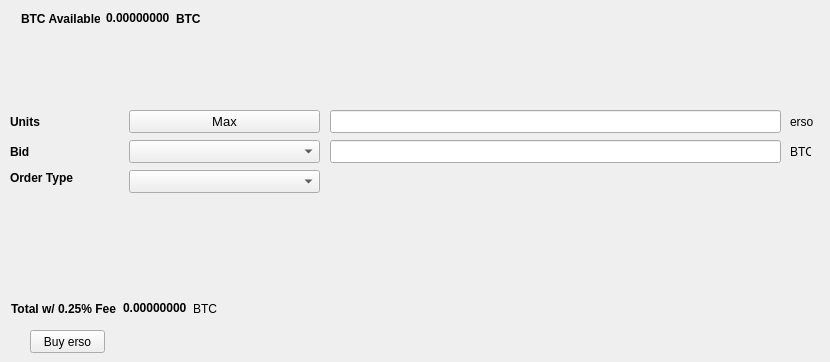
   <widget class="QWidget" name="BuyTab">
    <attribute name="title">
     <string>Buy</string>
    </attribute>
    <widget class="QPushButton" name="Buyerso">
     <property name="geometry">
      <rect>
       <x>30</x>
       <y>330</y>
       <width>75</width>
       <height>23</height>
      </rect>
     </property>
     <property name="text">
      <string>Buy erso</string>
     </property>
    </widget>
    <widget class="QLabel" name="label_3">
     <property name="geometry">
      <rect>
       <x>10</x>
       <y>110</y>
       <width>46</width>
       <height>23</height>
      </rect>
     </property>
     <property name="font">
      <font>
       <weight>75</weight>
       <bold>true</bold>
      </font>
     </property>
     <property name="text">
      <string>Units</string>
     </property>
    </widget>
    <widget class="QLineEdit" name="UnitsInput">
     <property name="geometry">
      <rect>
       <x>330</x>
       <y>110</y>
       <width>451</width>
       <height>23</height>
      </rect>
     </property>
     <property name="font">
      <font>
       <pointsize>9</pointsize>
       <weight>75</weight>
       <bold>true</bold>
      </font>
     </property>
    </widget>
    <widget class="QLineEdit" name="BuyBidPriceEdit">
     <property name="geometry">
      <rect>
       <x>330</x>
       <y>140</y>
       <width>451</width>
       <height>23</height>
      </rect>
     </property>
     <property name="font">
      <font>
       <pointsize>9</pointsize>
       <weight>75</weight>
       <bold>true</bold>
      </font>
     </property>
    </widget>
    <widget class="QLabel" name="label_4">
     <property name="geometry">
      <rect>
       <x>790</x>
       <y>110</y>
       <width>31</width>
       <height>23</height>
      </rect>
     </property>
     <property name="text">
      <string>erso</string>
     </property>
    </widget>
    <widget class="QLabel" name="label_5">
     <property name="geometry">
      <rect>
       <x>790</x>
       <y>140</y>
       <width>21</width>
       <height>23</height>
      </rect>
     </property>
     <property name="text">
      <string>BTC</string>
     </property>
    </widget>
    <widget class="QLabel" name="label_6">
     <property name="geometry">
      <rect>
       <x>10</x>
       <y>140</y>
       <width>46</width>
       <height>23</height>
      </rect>
     </property>
     <property name="font">
      <font>
       <weight>75</weight>
       <bold>true</bold>
      </font>
     </property>
     <property name="text">
      <string>Bid</string>
     </property>
    </widget>
    <widget class="QLabel" name="label_7">
     <property name="geometry">
      <rect>
       <x>10</x>
       <y>170</y>
       <width>71</width>
       <height>16</height>
      </rect>
     </property>
     <property name="font">
      <font>
       <weight>75</weight>
       <bold>true</bold>
      </font>
     </property>
     <property name="text">
      <string>Order Type</string>
     </property>
    </widget>
    <widget class="QPushButton" name="Buy_Max_Amount">
     <property name="geometry">
      <rect>
       <x>129</x>
       <y>110</y>
       <width>191</width>
       <height>23</height>
      </rect>
     </property>
     <property name="font">
      <font>
       <pointsize>10</pointsize>
      </font>
     </property>
     <property name="text">
      <string>Max</string>
     </property>
    </widget>
    <widget class="QComboBox" name="BuyBidcomboBox">
     <property name="geometry">
      <rect>
       <x>129</x>
       <y>140</y>
       <width>191</width>
       <height>23</height>
      </rect>
     </property>
     <property name="font">
      <font>
       <pointsize>10</pointsize>
      </font>
     </property>
    </widget>
    <widget class="QComboBox" name="buyOrdertypeCombo">
     <property name="geometry">
      <rect>
       <x>129</x>
       <y>170</y>
       <width>191</width>
       <height>23</height>
      </rect>
     </property>
     <property name="font">
      <font>
       <pointsize>10</pointsize>
      </font>
     </property>
    </widget>
    <widget class="QWidget" name="layoutWidget">
     <property name="geometry">
      <rect>
       <x>21</x>
       <y>11</y>
       <width>180</width>
       <height>15</height>
      </rect>
     </property>
     <layout class="QHBoxLayout" name="horizontalLayout_3">
      <item>
       <widget class="QLabel" name="label232">
        <property name="font">
         <font>
          <weight>75</weight>
          <bold>true</bold>
         </font>
        </property>
        <property name="text">
         <string>BTC Available:</string>
        </property>
       </widget>
      </item>
      <item>
       <widget class="QLabel" name="BtcAvailableLbl">
        <property name="palette">
         <palette>
          <active>
           <colorrole role="WindowText">
            <brush brushstyle="SolidPattern">
             <color alpha="255">
              <red>0</red>
              <green>0</green>
              <blue>0</blue>
             </color>
            </brush>
           </colorrole>
           <colorrole role="Button">
            <brush brushstyle="SolidPattern">
             <color alpha="255">
              <red>0</red>
              <green>170</green>
              <blue>0</blue>
             </color>
            </brush>
           </colorrole>
           <colorrole role="Light">
            <brush brushstyle="SolidPattern">
             <color alpha="255">
              <red>0</red>
              <green>255</green>
              <blue>0</blue>
             </color>
            </brush>
           </colorrole>
           <colorrole role="Midlight">
            <brush brushstyle="SolidPattern">
             <color alpha="255">
              <red>0</red>
              <green>212</green>
              <blue>0</blue>
             </color>
            </brush>
           </colorrole>
           <colorrole role="Dark">
            <brush brushstyle="SolidPattern">
             <color alpha="255">
              <red>0</red>
              <green>85</green>
              <blue>0</blue>
             </color>
            </brush>
           </colorrole>
           <colorrole role="Mid">
            <brush brushstyle="SolidPattern">
             <color alpha="255">
              <red>0</red>
              <green>113</green>
              <blue>0</blue>
             </color>
            </brush>
           </colorrole>
           <colorrole role="Text">
            <brush brushstyle="SolidPattern">
             <color alpha="255">
              <red>0</red>
              <green>170</green>
              <blue>0</blue>
             </color>
            </brush>
           </colorrole>
           <colorrole role="BrightText">
            <brush brushstyle="SolidPattern">
             <color alpha="255">
              <red>255</red>
              <green>255</green>
              <blue>255</blue>
             </color>
            </brush>
           </colorrole>
           <colorrole role="ButtonText">
            <brush brushstyle="SolidPattern">
             <color alpha="255">
              <red>0</red>
              <green>0</green>
              <blue>0</blue>
             </color>
            </brush>
           </colorrole>
           <colorrole role="Base">
            <brush brushstyle="SolidPattern">
             <color alpha="255">
              <red>255</red>
              <green>255</green>
              <blue>255</blue>
             </color>
            </brush>
           </colorrole>
           <colorrole role="Window">
            <brush brushstyle="SolidPattern">
             <color alpha="255">
              <red>0</red>
              <green>170</green>
              <blue>0</blue>
             </color>
            </brush>
           </colorrole>
           <colorrole role="Shadow">
            <brush brushstyle="SolidPattern">
             <color alpha="255">
              <red>0</red>
              <green>0</green>
              <blue>0</blue>
             </color>
            </brush>
           </colorrole>
           <colorrole role="AlternateBase">
            <brush brushstyle="SolidPattern">
             <color alpha="255">
              <red>127</red>
              <green>212</green>
              <blue>127</blue>
             </color>
            </brush>
           </colorrole>
           <colorrole role="ToolTipBase">
            <brush brushstyle="SolidPattern">
             <color alpha="255">
              <red>255</red>
              <green>255</green>
              <blue>220</blue>
             </color>
            </brush>
           </colorrole>
           <colorrole role="ToolTipText">
            <brush brushstyle="SolidPattern">
             <color alpha="255">
              <red>0</red>
              <green>0</green>
              <blue>0</blue>
             </color>
            </brush>
           </colorrole>
          </active>
          <inactive>
           <colorrole role="WindowText">
            <brush brushstyle="SolidPattern">
             <color alpha="255">
              <red>0</red>
              <green>0</green>
              <blue>0</blue>
             </color>
            </brush>
           </colorrole>
           <colorrole role="Button">
            <brush brushstyle="SolidPattern">
             <color alpha="255">
              <red>0</red>
              <green>170</green>
              <blue>0</blue>
             </color>
            </brush>
           </colorrole>
           <colorrole role="Light">
            <brush brushstyle="SolidPattern">
             <color alpha="255">
              <red>0</red>
              <green>255</green>
              <blue>0</blue>
             </color>
            </brush>
           </colorrole>
           <colorrole role="Midlight">
            <brush brushstyle="SolidPattern">
             <color alpha="255">
              <red>0</red>
              <green>212</green>
              <blue>0</blue>
             </color>
            </brush>
           </colorrole>
           <colorrole role="Dark">
            <brush brushstyle="SolidPattern">
             <color alpha="255">
              <red>0</red>
              <green>85</green>
              <blue>0</blue>
             </color>
            </brush>
           </colorrole>
           <colorrole role="Mid">
            <brush brushstyle="SolidPattern">
             <color alpha="255">
              <red>0</red>
              <green>113</green>
              <blue>0</blue>
             </color>
            </brush>
           </colorrole>
           <colorrole role="Text">
            <brush brushstyle="SolidPattern">
             <color alpha="255">
              <red>0</red>
              <green>170</green>
              <blue>0</blue>
             </color>
            </brush>
           </colorrole>
           <colorrole role="BrightText">
            <brush brushstyle="SolidPattern">
             <color alpha="255">
              <red>255</red>
              <green>255</green>
              <blue>255</blue>
             </color>
            </brush>
           </colorrole>
           <colorrole role="ButtonText">
            <brush brushstyle="SolidPattern">
             <color alpha="255">
              <red>0</red>
              <green>0</green>
              <blue>0</blue>
             </color>
            </brush>
           </colorrole>
           <colorrole role="Base">
            <brush brushstyle="SolidPattern">
             <color alpha="255">
              <red>255</red>
              <green>255</green>
              <blue>255</blue>
             </color>
            </brush>
           </colorrole>
           <colorrole role="Window">
            <brush brushstyle="SolidPattern">
             <color alpha="255">
              <red>0</red>
              <green>170</green>
              <blue>0</blue>
             </color>
            </brush>
           </colorrole>
           <colorrole role="Shadow">
            <brush brushstyle="SolidPattern">
             <color alpha="255">
              <red>0</red>
              <green>0</green>
              <blue>0</blue>
             </color>
            </brush>
           </colorrole>
           <colorrole role="AlternateBase">
            <brush brushstyle="SolidPattern">
             <color alpha="255">
              <red>127</red>
              <green>212</green>
              <blue>127</blue>
             </color>
            </brush>
           </colorrole>
           <colorrole role="ToolTipBase">
            <brush brushstyle="SolidPattern">
             <color alpha="255">
              <red>255</red>
              <green>255</green>
              <blue>220</blue>
             </color>
            </brush>
           </colorrole>
           <colorrole role="ToolTipText">
            <brush brushstyle="SolidPattern">
             <color alpha="255">
              <red>0</red>
              <green>0</green>
              <blue>0</blue>
             </color>
            </brush>
           </colorrole>
          </inactive>
          <disabled>
           <colorrole role="WindowText">
            <brush brushstyle="SolidPattern">
             <color alpha="255">
              <red>0</red>
              <green>85</green>
              <blue>0</blue>
             </color>
            </brush>
           </colorrole>
           <colorrole role="Button">
            <brush brushstyle="SolidPattern">
             <color alpha="255">
              <red>0</red>
              <green>170</green>
              <blue>0</blue>
             </color>
            </brush>
           </colorrole>
           <colorrole role="Light">
            <brush brushstyle="SolidPattern">
             <color alpha="255">
              <red>0</red>
              <green>255</green>
              <blue>0</blue>
             </color>
            </brush>
           </colorrole>
           <colorrole role="Midlight">
            <brush brushstyle="SolidPattern">
             <color alpha="255">
              <red>0</red>
              <green>212</green>
              <blue>0</blue>
             </color>
            </brush>
           </colorrole>
           <colorrole role="Dark">
            <brush brushstyle="SolidPattern">
             <color alpha="255">
              <red>0</red>
              <green>85</green>
              <blue>0</blue>
             </color>
            </brush>
           </colorrole>
           <colorrole role="Mid">
            <brush brushstyle="SolidPattern">
             <color alpha="255">
              <red>0</red>
              <green>113</green>
              <blue>0</blue>
             </color>
            </brush>
           </colorrole>
           <colorrole role="Text">
            <brush brushstyle="SolidPattern">
             <color alpha="255">
              <red>0</red>
              <green>85</green>
              <blue>0</blue>
             </color>
            </brush>
           </colorrole>
           <colorrole role="BrightText">
            <brush brushstyle="SolidPattern">
             <color alpha="255">
              <red>255</red>
              <green>255</green>
              <blue>255</blue>
             </color>
            </brush>
           </colorrole>
           <colorrole role="ButtonText">
            <brush brushstyle="SolidPattern">
             <color alpha="255">
              <red>0</red>
              <green>85</green>
              <blue>0</blue>
             </color>
            </brush>
           </colorrole>
           <colorrole role="Base">
            <brush brushstyle="SolidPattern">
             <color alpha="255">
              <red>0</red>
              <green>170</green>
              <blue>0</blue>
             </color>
            </brush>
           </colorrole>
           <colorrole role="Window">
            <brush brushstyle="SolidPattern">
             <color alpha="255">
              <red>0</red>
              <green>170</green>
              <blue>0</blue>
             </color>
            </brush>
           </colorrole>
           <colorrole role="Shadow">
            <brush brushstyle="SolidPattern">
             <color alpha="255">
              <red>0</red>
              <green>0</green>
              <blue>0</blue>
             </color>
            </brush>
           </colorrole>
           <colorrole role="AlternateBase">
            <brush brushstyle="SolidPattern">
             <color alpha="255">
              <red>0</red>
              <green>170</green>
              <blue>0</blue>
             </color>
            </brush>
           </colorrole>
           <colorrole role="ToolTipBase">
            <brush brushstyle="SolidPattern">
             <color alpha="255">
              <red>255</red>
              <green>255</green>
              <blue>220</blue>
             </color>
            </brush>
           </colorrole>
           <colorrole role="ToolTipText">
            <brush brushstyle="SolidPattern">
             <color alpha="255">
              <red>0</red>
              <green>0</green>
              <blue>0</blue>
             </color>
            </brush>
           </colorrole>
          </disabled>
         </palette>
        </property>
        <property name="font">
         <font>
          <weight>75</weight>
          <bold>true</bold>
         </font>
        </property>
        <property name="text">
         <string>0.00000000</string>
        </property>
        <property name="textInteractionFlags">
         <set>Qt::LinksAccessibleByMouse|Qt::TextSelectableByKeyboard|Qt::TextSelectableByMouse</set>
        </property>
       </widget>
      </item>
      <item>
       <widget class="QLabel" name="BtcAvailableLbl_2">
        <property name="font">
         <font>
          <weight>75</weight>
          <bold>true</bold>
         </font>
        </property>
        <property name="text">
         <string>BTC</string>
        </property>
       </widget>
      </item>
     </layout>
    </widget>
    <widget class="QWidget" name="layoutWidget">
     <property name="geometry">
      <rect>
       <x>11</x>
       <y>301</y>
       <width>209</width>
       <height>15</height>
      </rect>
     </property>
     <layout class="QHBoxLayout" name="horizontalLayout_4">
      <item>
       <widget class="QLabel" name="label_9">
        <property name="font">
         <font>
          <weight>75</weight>
          <bold>true</bold>
         </font>
        </property>
        <property name="text">
         <string>Total w/ 0.25% Fee</string>
        </property>
       </widget>
      </item>
      <item>
       <widget class="QLabel" name="BuyCostLabel">
        <property name="palette">
         <palette>
          <active>
           <colorrole role="WindowText">
            <brush brushstyle="SolidPattern">
             <color alpha="255">
              <red>0</red>
              <green>0</green>
              <blue>0</blue>
             </color>
            </brush>
           </colorrole>
           <colorrole role="Button">
            <brush brushstyle="SolidPattern">
             <color alpha="255">
              <red>0</red>
              <green>170</green>
              <blue>0</blue>
             </color>
            </brush>
           </colorrole>
           <colorrole role="Light">
            <brush brushstyle="SolidPattern">
             <color alpha="255">
              <red>0</red>
              <green>255</green>
              <blue>0</blue>
             </color>
            </brush>
           </colorrole>
           <colorrole role="Midlight">
            <brush brushstyle="SolidPattern">
             <color alpha="255">
              <red>0</red>
              <green>212</green>
              <blue>0</blue>
             </color>
            </brush>
           </colorrole>
           <colorrole role="Dark">
            <brush brushstyle="SolidPattern">
             <color alpha="255">
              <red>0</red>
              <green>85</green>
              <blue>0</blue>
             </color>
            </brush>
           </colorrole>
           <colorrole role="Mid">
            <brush brushstyle="SolidPattern">
             <color alpha="255">
              <red>0</red>
              <green>113</green>
              <blue>0</blue>
             </color>
            </brush>
           </colorrole>
           <colorrole role="Text">
            <brush brushstyle="SolidPattern">
             <color alpha="255">
              <red>0</red>
              <green>170</green>
              <blue>0</blue>
             </color>
            </brush>
           </colorrole>
           <colorrole role="BrightText">
            <brush brushstyle="SolidPattern">
             <color alpha="255">
              <red>255</red>
              <green>255</green>
              <blue>255</blue>
             </color>
            </brush>
           </colorrole>
           <colorrole role="ButtonText">
            <brush brushstyle="SolidPattern">
             <color alpha="255">
              <red>0</red>
              <green>0</green>
              <blue>0</blue>
             </color>
            </brush>
           </colorrole>
           <colorrole role="Base">
            <brush brushstyle="SolidPattern">
             <color alpha="255">
              <red>255</red>
              <green>255</green>
              <blue>255</blue>
             </color>
            </brush>
           </colorrole>
           <colorrole role="Window">
            <brush brushstyle="SolidPattern">
             <color alpha="255">
              <red>0</red>
              <green>170</green>
              <blue>0</blue>
             </color>
            </brush>
           </colorrole>
           <colorrole role="Shadow">
            <brush brushstyle="SolidPattern">
             <color alpha="255">
              <red>0</red>
              <green>0</green>
              <blue>0</blue>
             </color>
            </brush>
           </colorrole>
           <colorrole role="AlternateBase">
            <brush brushstyle="SolidPattern">
             <color alpha="255">
              <red>127</red>
              <green>212</green>
              <blue>127</blue>
             </color>
            </brush>
           </colorrole>
           <colorrole role="ToolTipBase">
            <brush brushstyle="SolidPattern">
             <color alpha="255">
              <red>255</red>
              <green>255</green>
              <blue>220</blue>
             </color>
            </brush>
           </colorrole>
           <colorrole role="ToolTipText">
            <brush brushstyle="SolidPattern">
             <color alpha="255">
              <red>0</red>
              <green>0</green>
              <blue>0</blue>
             </color>
            </brush>
           </colorrole>
          </active>
          <inactive>
           <colorrole role="WindowText">
            <brush brushstyle="SolidPattern">
             <color alpha="255">
              <red>0</red>
              <green>0</green>
              <blue>0</blue>
             </color>
            </brush>
           </colorrole>
           <colorrole role="Button">
            <brush brushstyle="SolidPattern">
             <color alpha="255">
              <red>0</red>
              <green>170</green>
              <blue>0</blue>
             </color>
            </brush>
           </colorrole>
           <colorrole role="Light">
            <brush brushstyle="SolidPattern">
             <color alpha="255">
              <red>0</red>
              <green>255</green>
              <blue>0</blue>
             </color>
            </brush>
           </colorrole>
           <colorrole role="Midlight">
            <brush brushstyle="SolidPattern">
             <color alpha="255">
              <red>0</red>
              <green>212</green>
              <blue>0</blue>
             </color>
            </brush>
           </colorrole>
           <colorrole role="Dark">
            <brush brushstyle="SolidPattern">
             <color alpha="255">
              <red>0</red>
              <green>85</green>
              <blue>0</blue>
             </color>
            </brush>
           </colorrole>
           <colorrole role="Mid">
            <brush brushstyle="SolidPattern">
             <color alpha="255">
              <red>0</red>
              <green>113</green>
              <blue>0</blue>
             </color>
            </brush>
           </colorrole>
           <colorrole role="Text">
            <brush brushstyle="SolidPattern">
             <color alpha="255">
              <red>0</red>
              <green>170</green>
              <blue>0</blue>
             </color>
            </brush>
           </colorrole>
           <colorrole role="BrightText">
            <brush brushstyle="SolidPattern">
             <color alpha="255">
              <red>255</red>
              <green>255</green>
              <blue>255</blue>
             </color>
            </brush>
           </colorrole>
           <colorrole role="ButtonText">
            <brush brushstyle="SolidPattern">
             <color alpha="255">
              <red>0</red>
              <green>0</green>
              <blue>0</blue>
             </color>
            </brush>
           </colorrole>
           <colorrole role="Base">
            <brush brushstyle="SolidPattern">
             <color alpha="255">
              <red>255</red>
              <green>255</green>
              <blue>255</blue>
             </color>
            </brush>
           </colorrole>
           <colorrole role="Window">
            <brush brushstyle="SolidPattern">
             <color alpha="255">
              <red>0</red>
              <green>170</green>
              <blue>0</blue>
             </color>
            </brush>
           </colorrole>
           <colorrole role="Shadow">
            <brush brushstyle="SolidPattern">
             <color alpha="255">
              <red>0</red>
              <green>0</green>
              <blue>0</blue>
             </color>
            </brush>
           </colorrole>
           <colorrole role="AlternateBase">
            <brush brushstyle="SolidPattern">
             <color alpha="255">
              <red>127</red>
              <green>212</green>
              <blue>127</blue>
             </color>
            </brush>
           </colorrole>
           <colorrole role="ToolTipBase">
            <brush brushstyle="SolidPattern">
             <color alpha="255">
              <red>255</red>
              <green>255</green>
              <blue>220</blue>
             </color>
            </brush>
           </colorrole>
           <colorrole role="ToolTipText">
            <brush brushstyle="SolidPattern">
             <color alpha="255">
              <red>0</red>
              <green>0</green>
              <blue>0</blue>
             </color>
            </brush>
           </colorrole>
          </inactive>
          <disabled>
           <colorrole role="WindowText">
            <brush brushstyle="SolidPattern">
             <color alpha="255">
              <red>0</red>
              <green>85</green>
              <blue>0</blue>
             </color>
            </brush>
           </colorrole>
           <colorrole role="Button">
            <brush brushstyle="SolidPattern">
             <color alpha="255">
              <red>0</red>
              <green>170</green>
              <blue>0</blue>
             </color>
            </brush>
           </colorrole>
           <colorrole role="Light">
            <brush brushstyle="SolidPattern">
             <color alpha="255">
              <red>0</red>
              <green>255</green>
              <blue>0</blue>
             </color>
            </brush>
           </colorrole>
           <colorrole role="Midlight">
            <brush brushstyle="SolidPattern">
             <color alpha="255">
              <red>0</red>
              <green>212</green>
              <blue>0</blue>
             </color>
            </brush>
           </colorrole>
           <colorrole role="Dark">
            <brush brushstyle="SolidPattern">
             <color alpha="255">
              <red>0</red>
              <green>85</green>
              <blue>0</blue>
             </color>
            </brush>
           </colorrole>
           <colorrole role="Mid">
            <brush brushstyle="SolidPattern">
             <color alpha="255">
              <red>0</red>
              <green>113</green>
              <blue>0</blue>
             </color>
            </brush>
           </colorrole>
           <colorrole role="Text">
            <brush brushstyle="SolidPattern">
             <color alpha="255">
              <red>0</red>
              <green>85</green>
              <blue>0</blue>
             </color>
            </brush>
           </colorrole>
           <colorrole role="BrightText">
            <brush brushstyle="SolidPattern">
             <color alpha="255">
              <red>255</red>
              <green>255</green>
              <blue>255</blue>
             </color>
            </brush>
           </colorrole>
           <colorrole role="ButtonText">
            <brush brushstyle="SolidPattern">
             <color alpha="255">
              <red>0</red>
              <green>85</green>
              <blue>0</blue>
             </color>
            </brush>
           </colorrole>
           <colorrole role="Base">
            <brush brushstyle="SolidPattern">
             <color alpha="255">
              <red>0</red>
              <green>170</green>
              <blue>0</blue>
             </color>
            </brush>
           </colorrole>
           <colorrole role="Window">
            <brush brushstyle="SolidPattern">
             <color alpha="255">
              <red>0</red>
              <green>170</green>
              <blue>0</blue>
             </color>
            </brush>
           </colorrole>
           <colorrole role="Shadow">
            <brush brushstyle="SolidPattern">
             <color alpha="255">
              <red>0</red>
              <green>0</green>
              <blue>0</blue>
             </color>
            </brush>
           </colorrole>
           <colorrole role="AlternateBase">
            <brush brushstyle="SolidPattern">
             <color alpha="255">
              <red>0</red>
              <green>170</green>
              <blue>0</blue>
             </color>
            </brush>
           </colorrole>
           <colorrole role="ToolTipBase">
            <brush brushstyle="SolidPattern">
             <color alpha="255">
              <red>255</red>
              <green>255</green>
              <blue>220</blue>
             </color>
            </brush>
           </colorrole>
           <colorrole role="ToolTipText">
            <brush brushstyle="SolidPattern">
             <color alpha="255">
              <red>0</red>
              <green>0</green>
              <blue>0</blue>
             </color>
            </brush>
           </colorrole>
          </disabled>
         </palette>
        </property>
        <property name="font">
         <font>
          <weight>75</weight>
          <bold>true</bold>
         </font>
        </property>
        <property name="autoFillBackground">
         <bool>false</bool>
        </property>
        <property name="text">
         <string>0.00000000</string>
        </property>
        <property name="textInteractionFlags">
         <set>Qt::LinksAccessibleByMouse|Qt::TextSelectableByMouse</set>
        </property>
       </widget>
      </item>
      <item>
       <widget class="QLabel" name="label_10">
        <property name="font">
         <font>
          <weight>50</weight>
          <bold>false</bold>
         </font>
        </property>
        <property name="text">
         <string>BTC</string>
        </property>
       </widget>
      </item>
     </layout>
    </widget>
   </widget>
